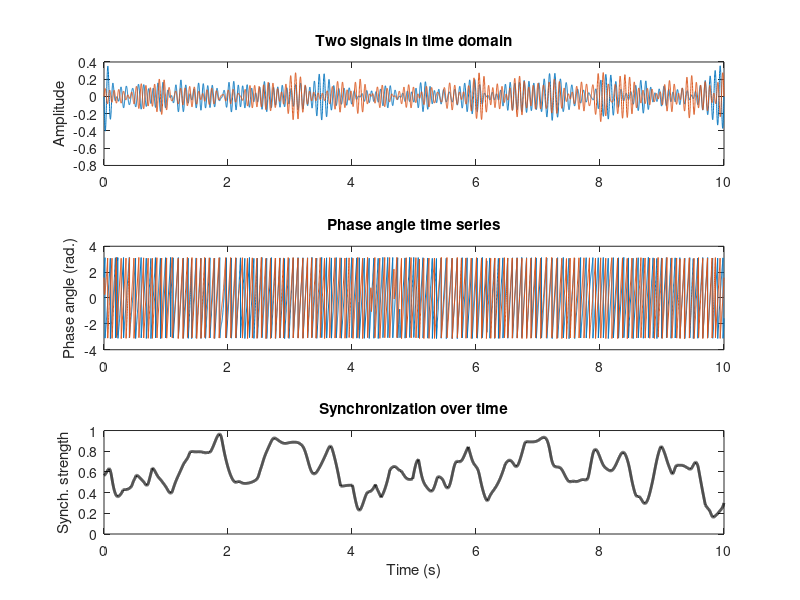

This chart was generated by the following MATLAB code:
%%
%     COURSE: Solved challenges in neural time series analysis
%    SECTION: Connectivity
%      VIDEO: Spurious connectivity in narrowband noise
% Instructor: sincxpress.com
%
%%

clear

% simulation details
pnts  = 10000;
srate =  1000;
time  = (0:pnts-1)/srate;


% create filtered noise
frange = [10 15]; % in frequency
order  = round( 20*srate/frange(1) );

% filter kernel
filtkern = fir1(order,frange/(srate/2));

% signals are filtered noise
signal1 = filtfilt(filtkern,1,randn(1,pnts));
signal2 = filtfilt(filtkern,1,randn(1,pnts));


% plot the signals
figure(1), clf
subplot(311)
plot(time,signal1, time,signal2)
ylabel('Amplitude')
title('Two signals in time domain')

%% calculate phase synchronization

% extract angles from Hilbert transform
angles1 = angle(hilbert( signal1 ));
angles2 = angle(hilbert( signal2 ));

% show phase angle time series
subplot(312)
plot(time,angles1, time,angles2)
ylabel('Phase angle (rad.)')
title('Phase angle time series')

%% synchronization over time (in windows)

% analysis parameters
winsize = 300; % in points

% initialize
synchTS = zeros(1,pnts);

% loop over time points
for ti=1:pnts
    
    % figure out time points, considering edges
    tidx = max(1,ti-winsize) : min(pnts,ti+winsize);
    
    % compute synchronization for this center time points
    synchTS(ti) = abs(mean(exp(1i*( angles1(tidx)-angles2(tidx) ))));
end


% and plot
subplot(313)
plot(time,synchTS,'k','linew',2)
set(gca,'ylim',[0 1])
xlabel('Time (s)'), ylabel('Synch. strength')
title('Synchronization over time')

%% done.
